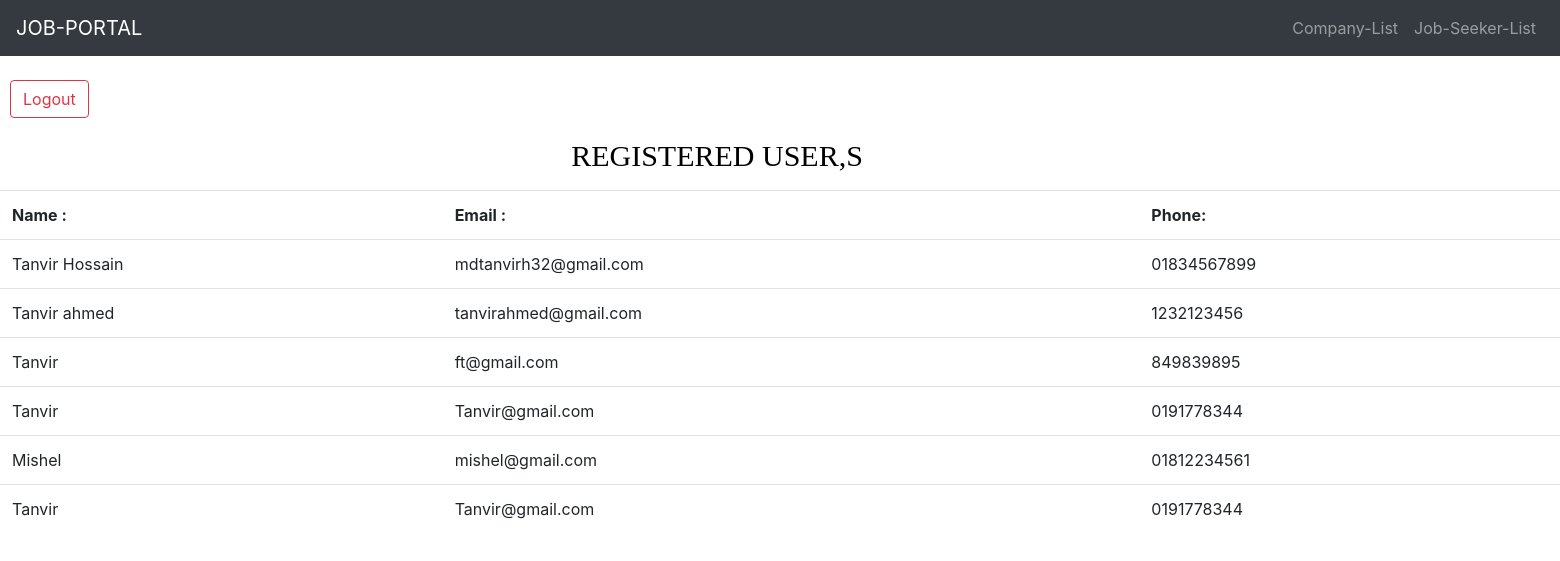
Screenshot of /AdminHome.php (signed in) with the database file from the repository.
### tables this page shows
CREATE TABLE `users` (
  `Serial` int(5) NOT NULL,
  `Full_Name` varchar(20) NOT NULL,
  `Email` varchar(100) NOT NULL,
  `Phone` varchar(15) NOT NULL,
  `Password` text NOT NULL,
  `Chose_optn` int(11) NOT NULL
);

### AdminHome.php (the view, shortened to what this page needs)
<?php
   $con=mysqli_connect('localhost','root','','job_portal');
   $Admnquery=mysqli_query($con, "SELECT * FROM users");
   $ShowFech=mysqli_fetch_all($Admnquery);
?>
<!DOCTYPE HTML>
<html>
<head>
     <link rel="stylesheet" href="https://stackpath.bootstrapcdn.com/bootstrap/4.5.2/css/bootstrap.min.css">
   <link rel="stylesheet" href="style.css">
</head>
<body>
<header>
    <nav class ="navbar navbar navbar-expand-lg navbar-dark bg-dark">
    <a class="navbar-brand" href="#">JOB-PORTAL</a>
    <ul class="navbar-nav ml-auto">
        <li class="nav-itinfoem">
            <a class="nav-link" href="CompanyList.php">Company-List</a>
        </li>
        <li class="nav-item">
            <a class="nav-link" href="Jobseekerlist.php">Job-Seeker-List</a>
        </li>
    </ul>
    </nav>
    <br>
    <div> <a class="btn btn-outline-danger " style="margin-left: 10px;" href="Logout.php" >Logout</a>
       </div>
</header>
<br>
  <div class="contaner">
     <div class="">
         <div class="type">
            <h1 style="color:black; margin-left:200px;" > Registered User,s</h1>
        </div>
        <br>
        <br>
        <form>
         <table class="table">
            <tr>
             <th>Name :</th>
             <th>Email :</th>
             <th>Phone:</th>
            </tr>
             <?php
               foreach($ShowFech as $single)
               { $Name=$single[1];
                 $email=$single[2];
                 $phone=$single[3];
                  echo "<tr>
                   <td>$Name</td>
                   <td>$email</td>
                   <td>$phone</td>
                 </tr>";
               }
             ?>
         </table>
        </form>
    </div>
</div>
</body>
</html>

### style.css (style rules this page uses)
body { margin: 0; padding:0; }
.type { width:100px; position: absolute; top:20%; left:27%; text-transform: uppercase; font-family: cursive; transform:translate(-50%,-50%); }
h1 { color:blue; font-size: 30px; width:99ch; white-space: nowrap; overflow: hidden; animation: type-ani 20s linear ; }

### rows the page displays
users: Full_Name "Tanvir Hossain", Email "mdtanvirh32@gmail.com", Phone "01834567899"
users: Full_Name "Tanvir ahmed", Email "tanvirahmed@gmail.com", Phone "1232123456"
users: Full_Name "Tanvir", Email "ft@gmail.com", Phone "849839895"
users: Full_Name "Tanvir", Email "Tanvir@gmail.com", Phone "0191778344"
users: Full_Name "Mishel", Email "mishel@gmail.com", Phone "01812234561"
users: Full_Name "Tanvir", Email "Tanvir@gmail.com", Phone "0191778344"
